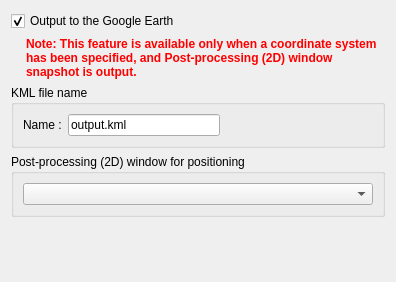
<?xml version="1.0" encoding="UTF-8"?>
<ui version="4.0">
 <class>ContinuousSnapshotWizard_GoogleEarthSettingPage</class>
 <widget class="QWizardPage" name="ContinuousSnapshotWizard_GoogleEarthSettingPage">
  <property name="geometry">
   <rect>
    <x>0</x>
    <y>0</y>
    <width>396</width>
    <height>282</height>
   </rect>
  </property>
  <property name="windowTitle">
   <string>WizardPage</string>
  </property>
  <property name="title">
   <string>Output to the Google Earth</string>
  </property>
  <property name="subTitle">
   <string>Please specify the properties of output files.</string>
  </property>
  <layout class="QVBoxLayout" name="verticalLayout">
   <item>
    <widget class="QCheckBox" name="googleEarthCheckBox">
     <property name="enabled">
      <bool>true</bool>
     </property>
     <property name="text">
      <string>Output to the Google Earth</string>
     </property>
     <property name="checked">
      <bool>true</bool>
     </property>
    </widget>
   </item>
   <item>
    <layout class="QHBoxLayout" name="horizontalLayout_8">
     <item>
      <spacer name="horizontalSpacer_8">
       <property name="orientation">
        <enum>Qt::Horizontal</enum>
       </property>
       <property name="sizeType">
        <enum>QSizePolicy::Fixed</enum>
       </property>
       <property name="sizeHint" stdset="0">
        <size>
         <width>15</width>
         <height>20</height>
        </size>
       </property>
      </spacer>
     </item>
     <item>
      <widget class="QLabel" name="label">
       <property name="font">
        <font>
         <weight>75</weight>
         <bold>true</bold>
        </font>
       </property>
       <property name="styleSheet">
        <string notr="true">color: rgb(255, 0, 0);</string>
       </property>
       <property name="text">
        <string>Note: This feature is available only when a coordinate system has been specified, and Post-processing (2D) window snapshot is output.</string>
       </property>
       <property name="wordWrap">
        <bool>true</bool>
       </property>
      </widget>
     </item>
    </layout>
   </item>
   <item>
    <widget class="QGroupBox" name="kmlGroupBox">
     <property name="enabled">
      <bool>true</bool>
     </property>
     <property name="title">
      <string>KML file name</string>
     </property>
     <layout class="QHBoxLayout" name="horizontalLayout_7">
      <item>
       <widget class="QLabel" name="kmlLabel">
        <property name="text">
         <string>Name :</string>
        </property>
       </widget>
      </item>
      <item>
       <widget class="QLineEdit" name="kmlEdit">
        <property name="enabled">
         <bool>true</bool>
        </property>
        <property name="minimumSize">
         <size>
          <width>150</width>
          <height>0</height>
         </size>
        </property>
        <property name="text">
         <string>output.kml</string>
        </property>
       </widget>
      </item>
      <item>
       <spacer name="horizontalSpacer_5">
        <property name="orientation">
         <enum>Qt::Horizontal</enum>
        </property>
        <property name="sizeHint" stdset="0">
         <size>
          <width>153</width>
          <height>20</height>
         </size>
        </property>
       </spacer>
      </item>
     </layout>
    </widget>
   </item>
   <item>
    <widget class="QGroupBox" name="post2dGroupBox">
     <property name="enabled">
      <bool>true</bool>
     </property>
     <property name="title">
      <string>Post-processing (2D) window for positioning</string>
     </property>
     <layout class="QHBoxLayout" name="horizontalLayout">
      <item>
       <widget class="QComboBox" name="post2dComboBox">
        <property name="enabled">
         <bool>true</bool>
        </property>
       </widget>
      </item>
     </layout>
    </widget>
   </item>
   <item>
    <spacer name="verticalSpacer">
     <property name="orientation">
      <enum>Qt::Vertical</enum>
     </property>
     <property name="sizeHint" stdset="0">
      <size>
       <width>20</width>
       <height>1</height>
      </size>
     </property>
    </spacer>
   </item>
  </layout>
 </widget>
 <resources/>
 <connections>
  <connection>
   <sender>googleEarthCheckBox</sender>
   <signal>toggled(bool)</signal>
   <receiver>kmlGroupBox</receiver>
   <slot>setEnabled(bool)</slot>
   <hints>
    <hint type="sourcelabel">
     <x>169</x>
     <y>24</y>
    </hint>
    <hint type="destinationlabel">
     <x>229</x>
     <y>126</y>
    </hint>
   </hints>
  </connection>
  <connection>
   <sender>googleEarthCheckBox</sender>
   <signal>toggled(bool)</signal>
   <receiver>post2dGroupBox</receiver>
   <slot>setEnabled(bool)</slot>
   <hints>
    <hint type="sourcelabel">
     <x>25</x>
     <y>16</y>
    </hint>
    <hint type="destinationlabel">
     <x>41</x>
     <y>148</y>
    </hint>
   </hints>
  </connection>
 </connections>
</ui>
